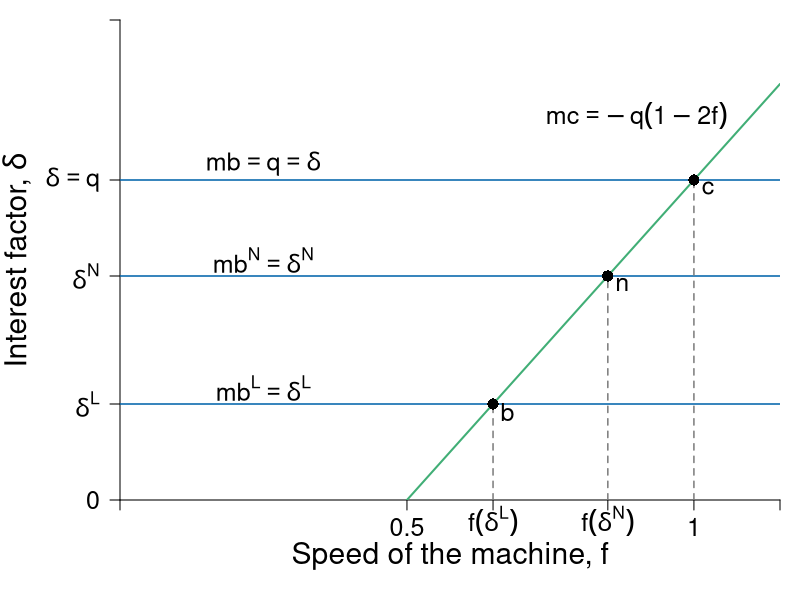

Reproduce this figure in R.
require(shape)
pdf(file = "credit/credit_mb_mc.pdf", width = 7, height = 7)

#Set parameters for graphics
pointsize <- 1.8
axislabelsize <- 1.8
labelsize <- 1.5
namesize <- 1.8
annotatesize <- 1.5
graphlinewidth <- 2
segmentlinewidth <- 1.5

COL <- c("#7fc97f", "#beaed4", "#fdc086", "#ffff99", "#386cb0", "#f0027f", "#bf5b17", "#666666")
COLA <- c("#e0f3db", "#99d8c9","#66c2a4","#41ae76", "#238b45", "#005824")
COLB <- c("#c6dbef", "#4eb3d3", "#2b8cbe", "#0868ac","#084081")
COLC <- c("#fcfbfd", "#efedf5", "#dadaeb", "#bcbddc", "#9e9ac8", "#807dba", "#6a51a3", "#54278f", "#3f007d")
grays <- gray.colors(25, start = 1, end = 0)

par(mar =  c(5, 6, 1, 1))

mc <- function(f, q = 2) {
  -q + 2*q*f
}

xlims <- c(0, 1.15)
ylims <- c(0, 3)

npts <- 501 
x <- seq(xlims[1], xlims[2], length.out = npts)
y <- seq(ylims[1], ylims[2], length.out = npts) 

plot(0, 0, xlim = xlims, ylim = ylims, type = "n",
     xlab = expression(paste("")),
     ylab = expression(paste("")), 
     xaxt = "n", 
     yaxt = "n", 
     cex.lab = axislabelsize, 
     bty = "n",
     xaxs = "i", 
     yaxs = "i")

ticksy <- c(-2, 0, mc(f = 0.65), mc(f = 0.85), 2, ylims[2])
ylabels <- c(expression(paste(-q)), 0, expression(paste(delta^L)), expression(paste(delta^N)), expression(paste(delta == q)), NA)
ticksx <- c(0, 0.5, 0.65, 0.85, 1, xlims[2])
xlabels <- c(NA, 0.5, expression(paste(f*(delta^{L}) )), expression(paste(f*(delta^{N}) )), 1.0, NA)

axis(1, at = ticksx, pos = 0, labels = xlabels, cex.axis = labelsize)
axis(2, at = ticksy, pos = 0, labels = ylabels, las = 1, cex.axis = labelsize)

npts <- 500 
xx1 <- seq(xlims[1], xlims[2], length.out = npts)

#Lines for mrs graph
lines(xx1, mc(xx1, q = 2), col = COLA[4], lwd = graphlinewidth)

#Label axes
#mtext(expression(paste("Speed of the machine, ", f)), side = 1, line = 2.5, cex = axislabelsize)
text(-0.18, 0.5*(ylims[2] + ylims[1]), expression(paste("Interest factor, ", delta )), xpd = TRUE, cex = axislabelsize, srt = 90) 
text(0.5*(xlims[2]), -0.35, expression(paste("Speed of the machine, ", f)), xpd = TRUE, cex = axislabelsize) 

text(0.9, 2.4, expression(paste(mc == -q*(1 - 2*f) )), cex = labelsize)
text(0.25, 2.1, expression(paste(mb == q, phantom() == delta )), cex = labelsize)
text(0.25, 1.5, expression(paste(mb^N == delta^N )), cex = labelsize)
text(0.25, 0.7, expression(paste(mb^L == delta^L )), cex = labelsize)

segments(0.65, 0, 0.65, mc(f = 0.65), lty = 2, col = grays[20] , lwd = segmentlinewidth)
segments(0, mc(f = 0.65), xlims[2], mc(f = 0.65), lty = 1, col = COLB[4] , lwd = segmentlinewidth)
segments(0.85, 0, 0.85, mc(f = 0.85), lty = 2, col = grays[20] , lwd = segmentlinewidth)
segments(0, mc(f = 0.85), xlims[2], mc(f = 0.85), lty = 1, col = COLB[4] , lwd = segmentlinewidth)
segments(1, 0, 1, mc(f = 1), lty = 2, col = grays[20] , lwd = segmentlinewidth)
segments(0, mc(f = 1), xlims[2], mc(f = 1), lty = 1, col = COLB[4] , lwd = segmentlinewidth)

points(1, mc(1), pch = 16, col = "black", cex = 1.5)
points(0.85, mc(0.85), pch = 16, col = "black", cex = 1.5)
points(0.65, mc(0.65), pch = 16, col = "black", cex = 1.5)

text(1 + 0.025, mc(1) - 0.05, expression(paste(c)), cex = labelsize)
text(0.85 + 0.025, mc(0.85) - 0.05, expression(paste(n)), cex = labelsize)
text(0.65 + 0.025, mc(0.65) - 0.05, expression(paste(b)), cex = labelsize)

dev.off()
